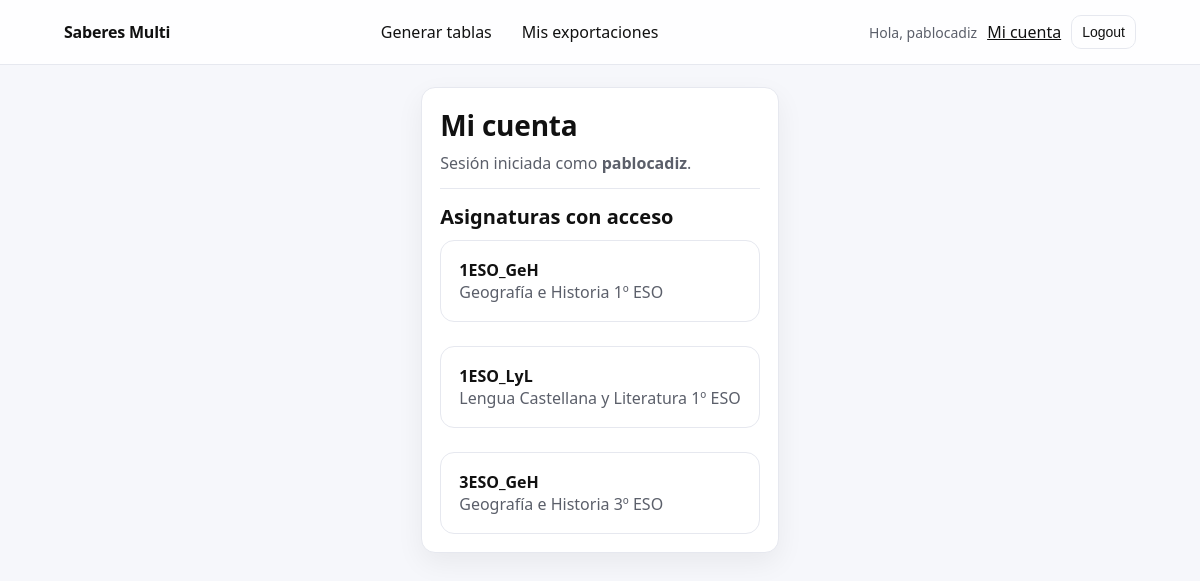
The app's page /accounts/me/ (signed in) with its own data.
### django_apps/accounts/models.py (models this page shows, shortened)
class UserSubjectAccess(models.Model):
    user = models.ForeignKey(settings.AUTH_USER_MODEL, on_delete=models.CASCADE)
    subject = models.ForeignKey(Subject, on_delete=models.CASCADE)
    granted_at = models.DateTimeField(auto_now_add=True)
    class Meta:
        unique_together = ("user", "subject")

class Subject(models.Model):
    code = models.SlugField(max_length=50, unique=True)
    name = models.CharField(max_length=200)
    dataset_path = models.CharField(max_length=255, blank=True, default="")
    is_active = models.BooleanField(default=True)
    created_at = models.DateTimeField(auto_now_add=True)

### django_apps/accounts/views.py (the view)
# urls.py: path("me/", views.me, name="me"),
@login_required
def me(request):
    accesses = (
        UserSubjectAccess.objects
        .select_related("subject")
        .filter(user=request.user)
        .order_by("subject__code")
    )
    return render(request, "accounts/me.html", {"accesses": accesses})

### django_apps/accounts/templates/accounts/me.html
{% extends "base.html" %}
{% block content %}
  <div class="card">
    <div class="card-header">
      <div>
        <h1 class="h1">Mi cuenta</h1>
        <p class="p-muted">Sesión iniciada como <strong>{{ user.username }}</strong>.</p>
      </div>
    </div>
    <div class="divider"></div>
    <h2 class="h2">Asignaturas con acceso</h2>
    {% if accesses %}
      <div class="stack">
        {% for a in accesses %}
          <div class="card" style="box-shadow:none;">
            <div style="font-weight:800;">{{ a.subject.code }}</div>
            <div class="p-muted">{{ a.subject.name }}</div>
          </div>
        {% endfor %}
      </div>
    {% else %}
      <p class="p-muted">— (ninguna)</p>
    {% endif %}
  </div>
{% endblock %}

### templates/base.html (shortened to what this page needs)
<!doctype html>
<html lang="es">
<head>
  {% load static %}
  <link rel="stylesheet" href="{% static 'css/main.css' %}">
</head>
<body class="page">
  <header class="navbar">
    <div class="navbar-inner">
      <a class="navbrand" href="{% url 'home' %}">Saberes Multi</a>
      <nav class="navlinks">
        <a href="{% url 'generator:tables' %}">Generar tablas</a>
        <a href="{% url 'generator:my_exports' %}">Mis exportaciones</a>
      </nav>
      <div class="nav-user">
        {% if user.is_authenticated %}
          <span class="username">Hola, {{ user.username }}</span>
          <a href="{% url 'accounts:me' %}">Mi cuenta</a>
          <form method="post" action="{% url 'logout' %}" style="display:inline;">
            <button class="btn btn-small btn-ghost" type="submit">Logout</button>
          </form>
        {% else %}
          <a class="btn btn-small btn-primary" href="{% url 'login' %}">Login</a>
        {% endif %}
      </div>
    </div>
  </header>
  <main class="container">
    {% block content %}{% endblock %}
  </main>
</body>
</html>

### django_apps/static/css/main.css (style rules this page uses)
:root { --bg: #f6f7fb; --panel: #ffffff; --text: #111; --muted: #5b5f6a; --border: #e6e8ef; --primary: #2d6cdf; --primary-ink: #ffffff; --radius: 14px; --radius-sm: 10px; --shadow: 0 10px 28px rgba(0,0,0,.06); --mono: ui-monospace, SFMono-Regular, Menlo, Monaco, Consolas, "Liberation Mono", "Courier New", monospace; --sans: ui-sans-serif, system-ui, -apple-system, Segoe UI, Roboto, Helvetica, Arial, "Apple Color Emoji", "Segoe UI Emoji"; --content-max: clamp(1100px, 92vw, 1680px); }
* { box-sizing: border-box; }
html, body { height: 100%; }
body { margin: 0; font-family: var(--sans); background: var(--bg); color: var(--text); }
a { color: inherit; }
.container { max-width: var(--content-max); margin: 0 auto; padding: 22px 16px; }
.page { display: flex; flex-direction: column; min-height: 100vh; }
main { flex: 1; }
.h1 { font-size: 28px; margin: 0 0 8px 0; letter-spacing: -.2px; }
.h2 { font-size: 20px; margin: 0 0 10px 0; }
.p-muted { color: var(--muted); margin: 0; }
.card { background: var(--panel); border: 1px solid var(--border); border-radius: var(--radius); box-shadow: var(--shadow); padding: 18px; }
.card + .card { margin-top: 14px; }
.card-header { display:flex; justify-content: space-between; align-items: baseline; gap: 12px; margin-bottom: 10px; }
.divider { height: 1px; background: var(--border); margin: 14px 0; }
.stack { display:flex; flex-direction:column; gap: 10px; }
.btn { display:inline-flex; align-items:center; justify-content:center; gap: 8px; padding:10px 14px; border-radius: 12px; border:1px solid var(--border); text-decoration:none; background: #fff; color: inherit; cursor: pointer; user-select: none; }
.btn-ghost { background: transparent; }
.btn-small { padding: 8px 10px; border-radius: 10px; font-size: 14px; }
.navbar { position: sticky; top: 0; z-index: 100; background: rgba(255,255,255,.86); backdrop-filter: blur(10px); border-bottom: 1px solid var(--border); }
.navbar-inner { max-width: var(--content-max); margin: 0 auto; padding: 12px 16px; display:flex; justify-content: space-between; align-items:center; gap: 12px; }
.navbrand { font-weight: 900; letter-spacing: -.2px; text-decoration:none; }
.navlinks { display:flex; gap: 8px; flex-wrap: wrap; align-items:center; }
.navlinks a { text-decoration:none; padding: 8px 10px; border-radius: 10px; border: 1px solid transparent; }
.nav-user { display:flex; gap: 10px; flex-wrap: wrap; align-items:center; }
.nav-user .username { color: var(--muted); font-size: 14px; }

### records on screen
UserSubjectAccess: subject.code "1ESO_GeH", subject.name "Geografía e Historia 1º ESO"
UserSubjectAccess: subject.code "1ESO_LyL", subject.name "Lengua Castellana y Literatura 1º ESO"
UserSubjectAccess: subject.code "3ESO_GeH", subject.name "Geografía e Historia 3º ESO"

### other values on screen
{{ user.username }} "pablocadiz"
